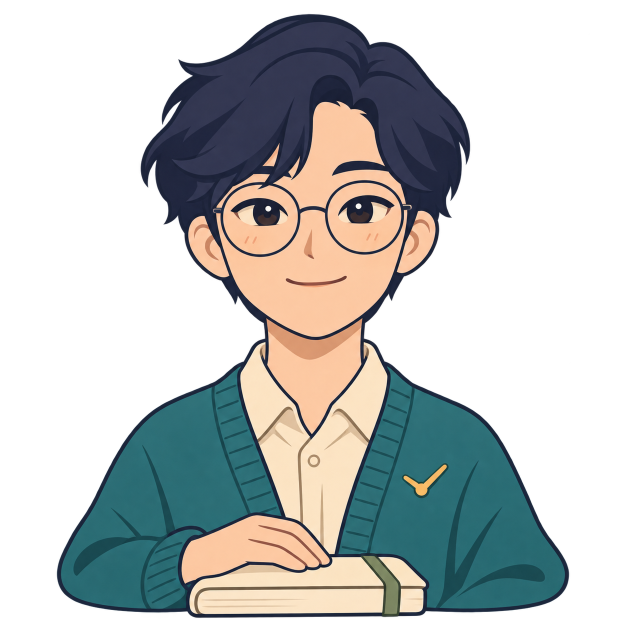
#> input picture assets/companions/mindclock-ai/source/master.png, 1254 x 1254 px, found by its file name (shown at 1/2 size)
$ python build_game_assets.py
#> lines starting #> are read from the running program, lines starting #| are printed output that depends on the picture
#> in build_character, master is the input picture: PIL image 1254x1254 RGBA; mean R, G, B, A 52.1, 55.7, 54.2, 114.1
"""Build the local portrait arena asset pack from approved prototype sources.

Registration is locked per action to its first frame, then placed on one
512x512 canvas. This script does not prove artistic continuity or IP rights.
"""
from __future__ import annotations

import json
from pathlib import Path

import cv2
import numpy as np
from PIL import Image, ImageDraw

ROOT = Path(__file__).resolve().parents[1] / "assets" / "game"
SLUGS = ("ha-nhan", "han-boi-phap", "tuyet-dinh")
NATIVE_FACING = {"ha-nhan": "right", "han-boi-phap": "right", "tuyet-dinh": "left"}
ACTIONS = ("basic", "skill1", "skill2", "victory")
STATES = ("hurt", "stun", "heal")
POSES = ("idle", "basic", "skill1", "skill2", "hurt", "stun")
AVATARS = ("cao-giay", "cu-meo", "rua-xanh", "tho-so", "may-nho", "ca-chep")
RANKS = ("dong", "bac", "vang", "bach-kim", "kim-cuong", "tinh-anh")


def alpha_box(image: Image.Image) -> tuple[int, int, int, int]:
    box = image.getchannel("A").point(lambda a: 255 if a > 12 else 0).getbbox()
    if box is None:
        raise ValueError("Empty alpha frame")
    return box


# [33 lines left out: functions matte, tiles, not called in this run]


def register(frames: list[Image.Image], target_height: int = 400) -> list[Image.Image]:
#> called with target_height = 400
    base = alpha_box(frames[0])
    height, width = base[3] - base[1], base[2] - base[0]
    scale = min(target_height / height, 450 / width)
    anchor_x = (base[0] + base[2]) / 2
    anchor_y = base[3]
    output = []
    for frame in frames:
        new_size = (round(frame.width * scale), round(frame.height * scale))
        scaled = frame.resize(new_size, Image.Resampling.LANCZOS)
        canvas = Image.new("RGBA", (512, 512))
        x, y = round(256 - anchor_x * scale), round(478 - anchor_y * scale)
        canvas.paste(scaled, (x, y))
        output.append(canvas)
#> this loop made 1 pass
#> pass 1, in register, `scaled = frame.resize(new_size, Image.Resampling.LANCZOS)`:
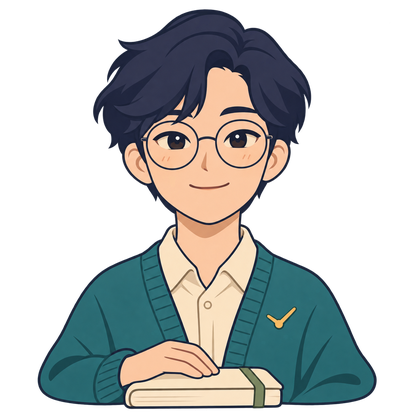
#> scaled: PIL image 415x415 RGBA; mean R, G, B, A 51.8, 55.4, 54.3, 114.1; transparent parts drawn white
#> after the loop:
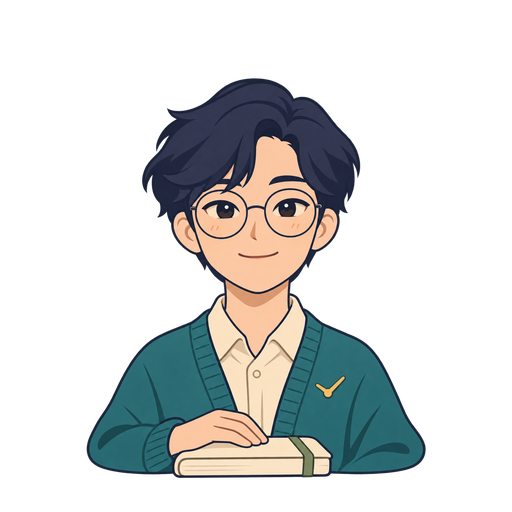
#> canvas: PIL image 512x512 RGBA; mean R, G, B, A 34.1, 36.4, 35.7, 75; transparent parts drawn white
#> after the loop, output = 1 item
    return output


# [18 lines left out: function save_animation, not called in this run]


def build_character(slug: str) -> dict:
    folder = ROOT / "characters" / slug
    source = folder / "source"
    runtime = folder / "runtime"
    runtime.mkdir(parents=True, exist_ok=True)
    master = Image.open(source / "master.png").convert("RGBA")
    idle = register([master])[0]
    idle.save(runtime / "idle.webp", "WEBP", quality=86, method=3)
    result = {"idle": "idle.webp", "actions": {}, "native_facing": NATIVE_FACING[slug], "display_height_px": 400}
    for action in ACTIONS:
#> (the run stopped early here; a loop or call above may not have finished)
